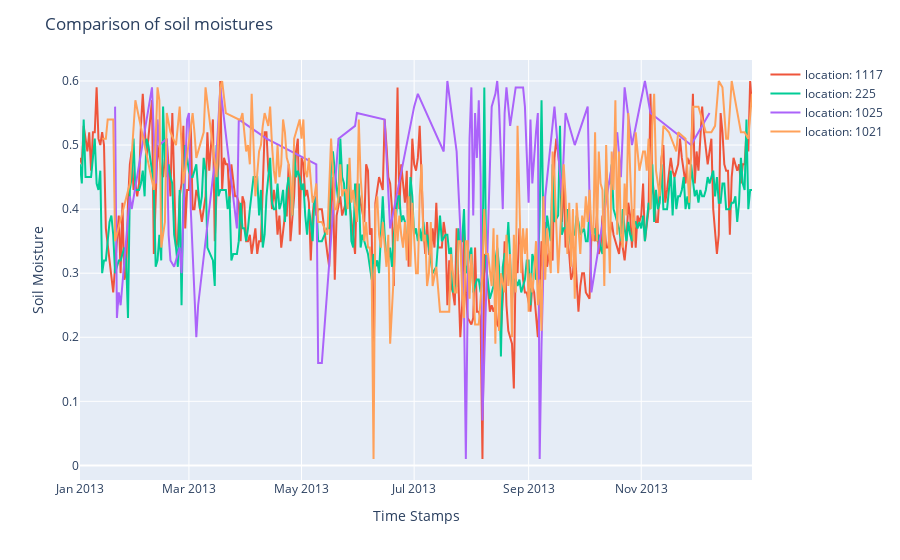

The notebook cell this image was saved under:
### Markdown cell above
### Univariate Analysis

### Code cell
### choosing 10 random location and plot 

number_of_locs = 4
rand_loc_ids = random.sample(range(1, data['loc'].nunique() + 1), number_of_locs)
fig = px.line()
for lc in rand_loc_ids:
    loc_data = data[data["loc"]==lc]
    fig.add_scatter(x=loc_data['time'], y = loc_data['soil_moist'], \
        mode = 'lines', name = f"location: {lc}")
fig.update_layout(title='Comparison of soil moistures', xaxis_title='Time Stamps', yaxis_title='Soil Moisture')

fig.show()

### Figure 1 — Plotly figure (JSON) as saved in the notebook; plotly's stock layout.template omitted (floating-point values rounded to 4 significant figures; data arrays with more than 128 entries replaced by an {"elided": "..."} marker saying what was removed)
{"data": [{"hovertemplate": "<extra></extra>", "legendgroup": "", "line": {"color": "#636efa", "dash": "solid"}, "marker": {"symbol": "circle"}, "mode": "lines", "name": "", "orientation": "v", "showlegend": false, "type": "scatter", "xaxis": "x", "yaxis": "y"}, {"mode": "lines", "name": "location: 1117", "type": "scatter", "x": {"elided": "327 str values"}, "y": {"elided": "327 float values"}}, {"mode": "lines", "name": "location: 225", "type": "scatter", "x": {"elided": "350 str values"}, "y": {"elided": "350 float values"}}, {"mode": "lines", "name": "location: 1025", "type": "scatter", "x": ["2013-01-20", "2013-01-21", "2013-01-22", "2013-01-23", "2013-01-28", "2013-01-29", "2013-02-09", "2013-02-11", "2013-02-12", "2013-02-13", "2013-02-17", "2013-02-18", "2013-02-19", "2013-02-21", "2013-02-24", "2013-02-25", "2013-02-26", "2013-02-27", "2013-02-28", "2013-03-01", "2013-03-02", "2013-03-05", "2013-03-06", "2013-03-14", "2013-03-16", "2013-03-18", "2013-03-27", "2013-03-28", "2013-04-12", "2013-05-09", "2013-05-10", "2013-05-11", "2013-05-12", "2013-05-21", "2013-05-30", "2013-05-31", "2013-06-15", "2013-06-18", "2013-07-01", "2013-07-03", "2013-07-17", "2013-07-19", "2013-07-24", "2013-07-28", "2013-07-29", "2013-07-31", "2013-08-01", "2013-08-02", "2013-08-03", "2013-08-04", "2013-08-05", "2013-08-06", "2013-08-07", "2013-08-12", "2013-08-14", "2013-08-15", "2013-08-16", "2013-08-18", "2013-08-19", "2013-08-20", "2013-08-22", "2013-08-25", "2013-08-29", "2013-08-30", "2013-09-01", "2013-09-02", "2013-09-03", "2013-09-05", "2013-09-06", "2013-09-07", "2013-09-08", "2013-09-10", "2013-09-15", "2013-09-19", "2013-09-21", "2013-09-26", "2013-10-03", "2013-10-05", "2013-10-19", "2013-10-21", "2013-10-23", "2013-10-27", "2013-11-03", "2013-11-06", "2013-11-28", "2013-12-08"], "y": [0.56, 0.23, 0.27, 0.25, 0.42, 0.4, 0.59, 0.44, 0.54, 0.5, 0.51, 0.36, 0.32, 0.31, 0.34, 0.3, 0.39, 0.48, 0.54, 0.55, 0.4, 0.2, 0.25, 0.45, 0.49, 0.59, 0.37, 0.54, 0.51, 0.47, 0.16, 0.16, 0.16, 0.51, 0.53, 0.55, 0.54, 0.37, 0.56, 0.58, 0.49, 0.6, 0.49, 0.25, 0.01, 0.51, 0.59, 0.39, 0.55, 0.48, 0.57, 0.45, 0.07, 0.56, 0.58, 0.6, 0.56, 0.4, 0.55, 0.59, 0.53, 0.59, 0.59, 0.56, 0.41, 0.54, 0.44, 0.52, 0.55, 0.01, 0.19, 0.42, 0.56, 0.42, 0.55, 0.5, 0.56, 0.27, 0.52, 0.45, 0.59, 0.5, 0.6, 0.55, 0.5, 0.55]}, {"mode": "lines", "name": "location: 1021", "type": "scatter", "x": {"elided": "245 str values"}, "y": {"elided": "245 float values"}}], "layout": {"legend": {"tracegroupgap": 0}, "margin": {"t": 60}, "title": {"text": "Comparison of soil moistures"}, "xaxis": {"anchor": "y", "domain": [0, 1], "title": {"text": "Time Stamps"}}, "yaxis": {"anchor": "x", "domain": [0, 1], "title": {"text": "Soil Moisture"}}}}
